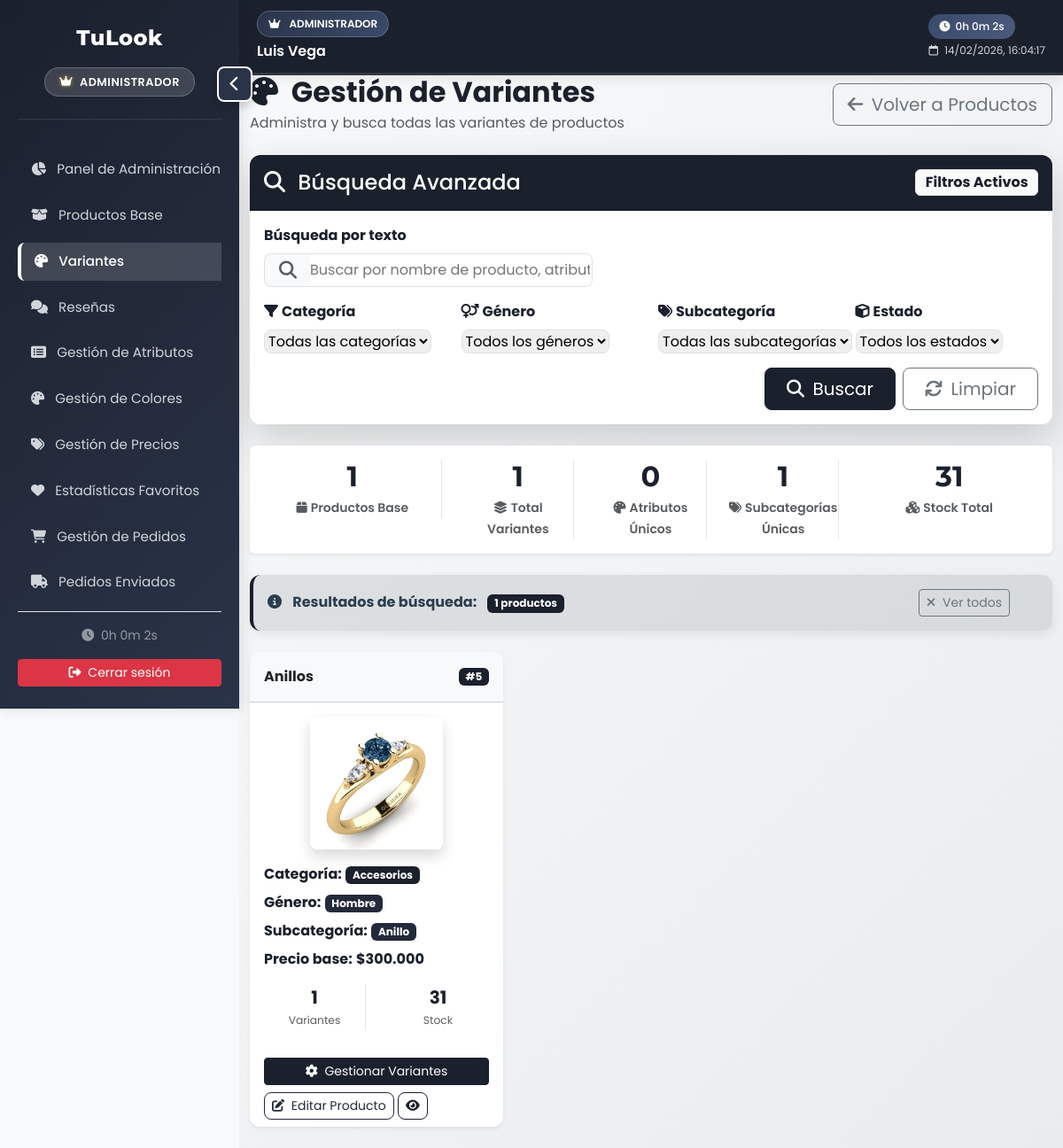
/?c=Admin&a=variantes&fresh=1 (signed in), run on the app's committed database.
### tables this page shows
CREATE TABLE `articulo` (
  `ID_Articulo` int(11) NOT NULL,
  `N_Articulo` varchar(45) NOT NULL,
  `Foto` varchar(300) NOT NULL,
  `ID_Categoria` int(11) NOT NULL,
  `ID_SubCategoria` int(11) NOT NULL,
  `ID_Genero` int(11) NOT NULL,
  `ID_Precio` int(11) NOT NULL,
  `Activo` int(11) NOT NULL DEFAULT 0
);

CREATE TABLE `categoria` (
  `ID_Categoria` int(11) NOT NULL,
  `N_Categoria` varchar(45) NOT NULL
);

CREATE TABLE `genero` (
  `ID_Genero` int(11) NOT NULL,
  `N_Genero` varchar(45) NOT NULL
);

CREATE TABLE `subcategoria` (
  `ID_SubCategoria` int(11) NOT NULL,
  `SubCategoria` varchar(50) NOT NULL,
  `ID_Categoria` int(11) DEFAULT NULL,
  `AtributosRequeridos` varchar(100) DEFAULT '1,2' COMMENT 'IDs de tipo_atributo separados por coma'
);

CREATE TABLE `precio` (
  `ID_precio` int(11) NOT NULL,
  `Valor` decimal(10,2) NOT NULL,
  `FechaAct` datetime NOT NULL,
  `Activo` int(11) NOT NULL
);

### views/admin/variantes.php (the view, shortened to what the rows shown need)
<div class="container-fluid">
    <div class="d-flex justify-content-between align-items-center mb-4">
        <div>
            <h2 class="fw-bold text-primary-dark mb-1">
                <i class="fas fa-palette me-2"></i> Gestión de Variantes
            </h2>
        </div>
    </div>
    <?php if (!empty($productos) || isset($terminoBusqueda)): ?>
    <div class="row mb-4">
        <div class="col-12">
            <div class="card border-0 shadow-sm stats-card-variante">
                <div class="card-body py-3">
                    <div class="row text-center">
                        <div class="col-md-3">
                            <div class="border-end">
                                <h2 class="fw-bold text-primary-dark mb-1"><?= count($productos) ?></h2>
                            </div>
                        </div>
                        <div class="col-md-2">
                            <div class="border-end">
                                <h2 class="fw-bold text-primary-dark mb-1">
                                    <?= array_sum(array_column($productos, 'TotalVariantes')) ?>
                                </h2>
                            </div>
                        </div>
                        <div class="col-md-2">
                            <div class="border-end">
                                <h2 class="fw-bold text-primary-dark mb-1">
                                    <?php
                                    $todosAtributos = [];
                                    $atributosUnicos = array_unique(array_filter($todosAtributos));
                                    echo count($atributosUnicos);
                                    ?>
                                </h2>
                            </div>
                        </div>
                        <div class="col-md-2">
                            <div class="border-end">
                                <h2 class="fw-bold text-primary-dark mb-1">
                                    <?php
                                    $todasSubcategorias = [];
                                    foreach ($productos as $prod) {
                                        if (!empty($prod['SubCategoria'])) {
                                            $todasSubcategorias[] = $prod['SubCategoria'];
                                        }
                                    }
                                    $subcategoriasUnicas = array_unique(array_filter($todasSubcategorias));
                                    echo count($subcategoriasUnicas);
                                    ?>
                                </h2>
                            </div>
                        </div>
                        <div class="col-md-3">
                            <div>
                                <h2 class="fw-bold text-primary-dark mb-1">
                                    <?php
                                    $stockTotal = 0;
                                    foreach ($productos as $prod) {
                                        $stockTotal += $prod['StockTotal'] ?? 0;
                                    }
                                    echo $stockTotal;
                                    ?>
                                </h2>
                            </div>
                        </div>
                    </div>
                </div>
            </div>
        </div>
    </div>
    <?php endif; ?>
    <div class="row">
        <?php if (empty($productos)): ?>
            <div class="col-12">
                <div class="card card-variante shadow-sm border-0 no-results-variante">
                    <div class="card-body text-center py-5">
                        <div class="mb-4">
                            <i class="fas fa-search fa-4x text-muted opacity-50"></i>
                        </div>
                        <h5 class="text-muted fw-semibold">
                            <?= isset($terminoBusqueda) ? 'No se encontraron variantes que coincidan con tu búsqueda.' : 'No hay productos registrados.' ?>
                        </h5>
                        <p class="text-muted mb-4">
                            <?= isset($terminoBusqueda) ? 'Intenta con otros términos de búsqueda o ajusta los filtros.' : 'Comienza creando tu primer producto base.' ?>
                        </p>
                        <?php if (isset($terminoBusqueda)): ?>
                            <a href="<?= BASE_URL; ?>?c=Admin&a=variantes" class="btn btn-variante-primary btn-lg">
                                <i class="fas fa-list me-1"></i> Ver todos los productos
                            </a>
                        <?php else: ?>
                            <a href="<?= BASE_URL; ?>?c=Admin&a=productoForm" class="btn btn-variante-primary btn-lg">
                                <i class="fas fa-plus-circle me-1"></i> Crear primer producto
                            </a>
                        <?php endif; ?>
                    </div>
                </div>
            </div>
        <?php else: ?>
            <?php foreach ($productos as $producto): ?>
                <div class="col-md-6 col-lg-4 mb-4">
                    <div class="card card-variante h-100 shadow-sm border-0 hover-lift-variante">
                        <div class="card-header bg-light d-flex justify-content-between align-items-center py-3">
                            <strong class="text-truncate" title="<?= htmlspecialchars($producto['N_Articulo']); ?>">
                                <?= htmlspecialchars($producto['N_Articulo']); ?>
                            </strong>
                            <span class="badge bg-primary">#<?= $producto['ID_Articulo']; ?></span>
                        </div>
                        <div class="card-body">
                            <div class="text-center mb-3">
                                <?php
                                $rutaImagen = trim($producto['Foto'] ?? '');
                                if ($rutaImagen !== '') {
                                    $rutaImagen = BASE_URL . ltrim($rutaImagen, '/');
                                } else {
                                    $rutaImagen = BASE_URL . 'assets/img/sin_imagen.png';
                                }
                                ?>
                                <img src="<?= htmlspecialchars($rutaImagen); ?>"
                                    class="img-fluid rounded-3 shadow product-image-variante"
                                    style="max-height: 150px; object-fit: contain;"
                                    alt="<?= htmlspecialchars($producto['N_Articulo']); ?>"
                                    title="<?= htmlspecialchars($producto['N_Articulo']); ?>"
                                    onerror="this.onerror=null; this.src='<?= BASE_URL ?>assets/img/sin_imagen.png'">
                            </div>
                            <div class="variantes-info">
                                <div class="mb-3">
                                    <p class="mb-2">
                                        <strong class="text-primary-dark">Categoría:</strong>
                                        <span class="badge bg-primary text-white"><?= htmlspecialchars($producto['N_Categoria'] ?? 'Sin categoría') ?></span>
                                    </p>
                                    <p class="mb-2">
                                        <strong class="text-primary-dark">Género:</strong>
                                        <span class="badge bg-info text-white"><?= htmlspecialchars($producto['N_Genero'] ?? 'Sin género') ?></span>
                                    </p>
                                    <p class="mb-2">
                                        <strong class="text-primary-dark">Subcategoría:</strong>
                                        <span class="badge bg-info text-white"><?= htmlspecialchars($producto['SubCategoria'] ?? 'Sin subcategoría') ?></span>
                                    </p>
                                    <p class="mb-3">
                                        <strong class="text-primary-dark">Precio base:</strong>
                                        <span class="fw-bold text-primary-dark">$<?= number_format($producto['Precio'] ?? 0, 0, ',', '.') ?></span>
                                    </p>
                                </div>
                                <div class="row text-center small mb-3">
                                    <div class="col-6">
                                        <div class="border-end">
                                            <div class="fw-bold text-primary-dark fs-5">
                                                <?= $producto['TotalVariantes'] ?? 0 ?>
                                            </div>
                                            <small class="text-muted">Variantes</small>
                                        </div>
                                    </div>
                                    <div class="col-6">
                                        <div>
                                            <div class="fw-bold text-primary-dark fs-5">
                                                <?= number_format($producto['StockTotal'] ?? 0) ?>
                                            </div>
                                            <small class="text-muted">Stock</small>
                                        </div>
                                    </div>
                                </div>
                            </div>
                        </div>
                        <div class="card-footer bg-white border-0 pt-0">
                            <div class="d-grid gap-2">
                                <a href="<?= BASE_URL; ?>?c=Admin&a=detalleProducto&id=<?= $producto['ID_Articulo']; ?>"
                                class="btn btn-variante-primary btn-sm">
                                    <i class="fas fa-cog me-1"></i> Gestionar Variantes
                                </a>
                                <div class="btn-group-variantes w-100" role="group">
                                    <a href="<?= BASE_URL; ?>?c=Admin&a=productoForm&id=<?= $producto['ID_Articulo']; ?>"
                                    class="btn btn-variante-outline-primary-light btn-sm flex-fill">
                                        <i class="fas fa-edit me-1"></i> Editar Producto
                                    </a>
                                    <a href="<?= BASE_URL; ?>?c=Admin&a=detalleProducto&id=<?= $producto['ID_Articulo']; ?>"
                                    class="btn btn-variante-outline-primary btn-sm">
                                        <i class="fas fa-eye"></i>
                                    </a>
                                </div>
                            </div>
                        </div>
                    </div>
                </div>
            <?php endforeach; ?>
        <?php endif; ?>
    </div>
</div>
<link rel="stylesheet" href="<?= BASE_URL; ?>assets/css/variantesAdmin.css">

### data on the page
articulo: N_Articulo "Anillos", ID_Articulo "5", Foto (picture), ID_Categoria.N_Categoria "Accesorios", ID_Genero.N_Genero "Hombre", ID_SubCategoria.SubCategoria "Anillo", ID_Precio.Valor "300.000", TotalVariantes "1", StockTotal "31"

### other printed values
$_SESSION['Nombre_Completo'] "Luis Vega"
count($productos) "1"
array_sum(array_column($productos, 'TotalVariantes')) "1"
count($atributosUnicos) "0"
count($subcategoriasUnicas) "1"
$stockTotal "31"
